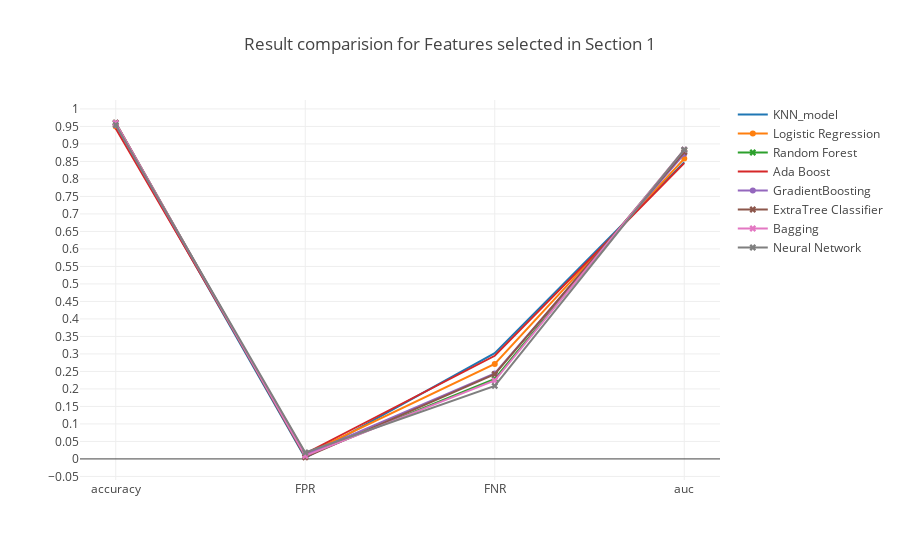

Notebook cell for this chart:
### Markdown cell above
### <a id='1.A' style="text-decoration : none; color : #000000;"> A Results</a>

### Code cell
trace0 = go.Scatter(x=table_80_50_test.iloc[0].index.values[[0,5,6,7]],
                    y=table_80_50_test.iloc[0].values[[0,5,6,7]],
                    mode = 'lines',
                    name = 'KNN_model')

trace1 = go.Scatter(x=table_80_50_test.iloc[1].index.values[[0,5,6,7]],
                    y=table_80_50_test.iloc[1].values[[0,5,6,7]],
                    mode = 'lines+markers',
                    name = 'Logistic Regression')

trace2 = go.Scatter(x=table_80_50_test.iloc[2].index.values[[0,5,6,7]],
                    y=table_80_50_test.iloc[2].values[[0,5,6,7]],
                    mode = 'lines+markers',marker=dict(symbol='x'),
                    name = 'Random Forest')


trace3 = go.Scatter(x=table_80_50_test.iloc[3].index.values[[0,5,6,7]],
                    y=table_80_50_test.iloc[3].values[[0,5,6,7]],
                    mode = 'lines',
                    name = 'Ada Boost')

trace4 = go.Scatter(x=table_80_50_test.iloc[4].index.values[[0,5,6,7]],
                    y=table_80_50_test.iloc[4].values[[0,5,6,7]],
                    mode = 'lines+markers',
                    name = 'GradientBoosting')

trace5 = go.Scatter(x=table_80_50_test.iloc[5].index.values[[0,5,6,7]],
                    y=table_80_50_test.iloc[5].values[[0,5,6,7]],
                    mode = 'lines+markers',marker=dict(symbol='x'),
                    name = 'ExtraTree Classifier')

trace6 = go.Scatter(x=table_80_50_test.iloc[6].index.values[[0,5,6,7]],
                    y=table_80_50_test.iloc[6].values[[0,5,6,7]],
                    mode = 'lines+markers',marker=dict(symbol='x'),
                    name = 'Bagging')

trace7 = go.Scatter(x=table_80_50_test.iloc[7].index.values[[0,5,6,7]],
                    y=table_80_50_test.iloc[7].values[[0,5,6,7]],
                    mode = 'lines+markers',marker=dict(symbol='x'),
                    name = 'Neural Network')



data = [trace0, trace1, trace2, trace3, trace4, trace5, trace6, trace7]
layout = go.Layout(yaxis=dict(tick0=0,dtick=0.05),title='Result comparision for Features selected in Section 1')
fig = go.Figure(data=data, layout=layout)

iplot(fig, filename='Result')

### Figure 1 — Plotly figure (JSON) as saved in the notebook; plotly's stock layout.template omitted (floating-point values rounded to 4 significant figures)
{"data": [{"mode": "lines", "name": "KNN_model", "type": "scatter", "uid": "f35b21a5-c2ee-429e-8e0d-d092bec8fac8", "x": ["accuracy", "FPR", "FNR", "auc"], "y": [0.953, 0.003257, 0.302, 0.8474]}, {"mode": "lines+markers", "name": "Logistic Regression", "type": "scatter", "uid": "19a54e7a-6a16-4c88-a1bb-263385b70f05", "x": ["accuracy", "FPR", "FNR", "auc"], "y": [0.9494, 0.01265, 0.2713, 0.858]}, {"marker": {"symbol": "x"}, "mode": "lines+markers", "name": "Random Forest", "type": "scatter", "uid": "524754c3-e4bf-4616-9577-8feeb1dc8461", "x": ["accuracy", "FPR", "FNR", "auc"], "y": [0.9597, 0.008016, 0.2283, 0.8818]}, {"mode": "lines", "name": "Ada Boost", "type": "scatter", "uid": "9b65ea08-6e36-4319-a3c5-a6773e8cc6d6", "x": ["accuracy", "FPR", "FNR", "auc"], "y": [0.9437, 0.01541, 0.2947, 0.845]}, {"mode": "lines+markers", "name": "GradientBoosting", "type": "scatter", "uid": "953d05b8-f9e6-4ca0-bf5c-3ce99f624fdb", "x": ["accuracy", "FPR", "FNR", "auc"], "y": [0.9541, 0.01177, 0.2443, 0.8719]}, {"marker": {"symbol": "x"}, "mode": "lines+markers", "name": "ExtraTree Classifier", "type": "scatter", "uid": "934b29dc-012c-4b76-8409-d162fa06709d", "x": ["accuracy", "FPR", "FNR", "auc"], "y": [0.9604, 0.00476, 0.2422, 0.8765]}, {"marker": {"symbol": "x"}, "mode": "lines+markers", "name": "Bagging", "type": "scatter", "uid": "767d3640-0744-4124-8f1e-af16845cd8a5", "x": ["accuracy", "FPR", "FNR", "auc"], "y": [0.9597, 0.008768, 0.2239, 0.8837]}, {"marker": {"symbol": "x"}, "mode": "lines+markers", "name": "Neural Network", "type": "scatter", "uid": "20e103b3-7abb-4660-b5f8-2aac3e2b1ca0", "x": ["accuracy", "FPR", "FNR", "auc"], "y": [0.9538, 0.01829, 0.2086, 0.8837]}], "layout": {"title": "Result comparision for Features selected in Section 1", "yaxis": {"dtick": 0.05, "tick0": 0}}}
